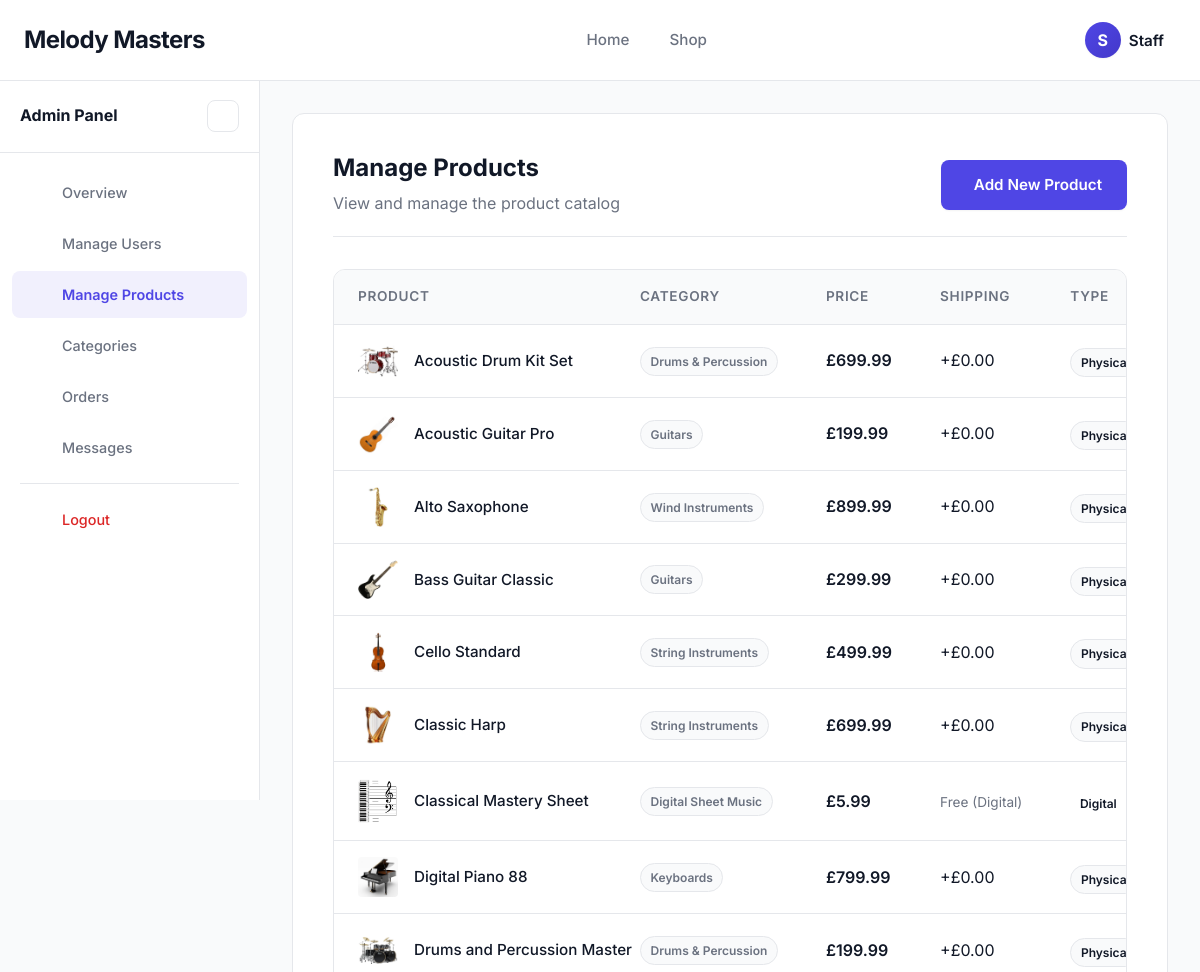
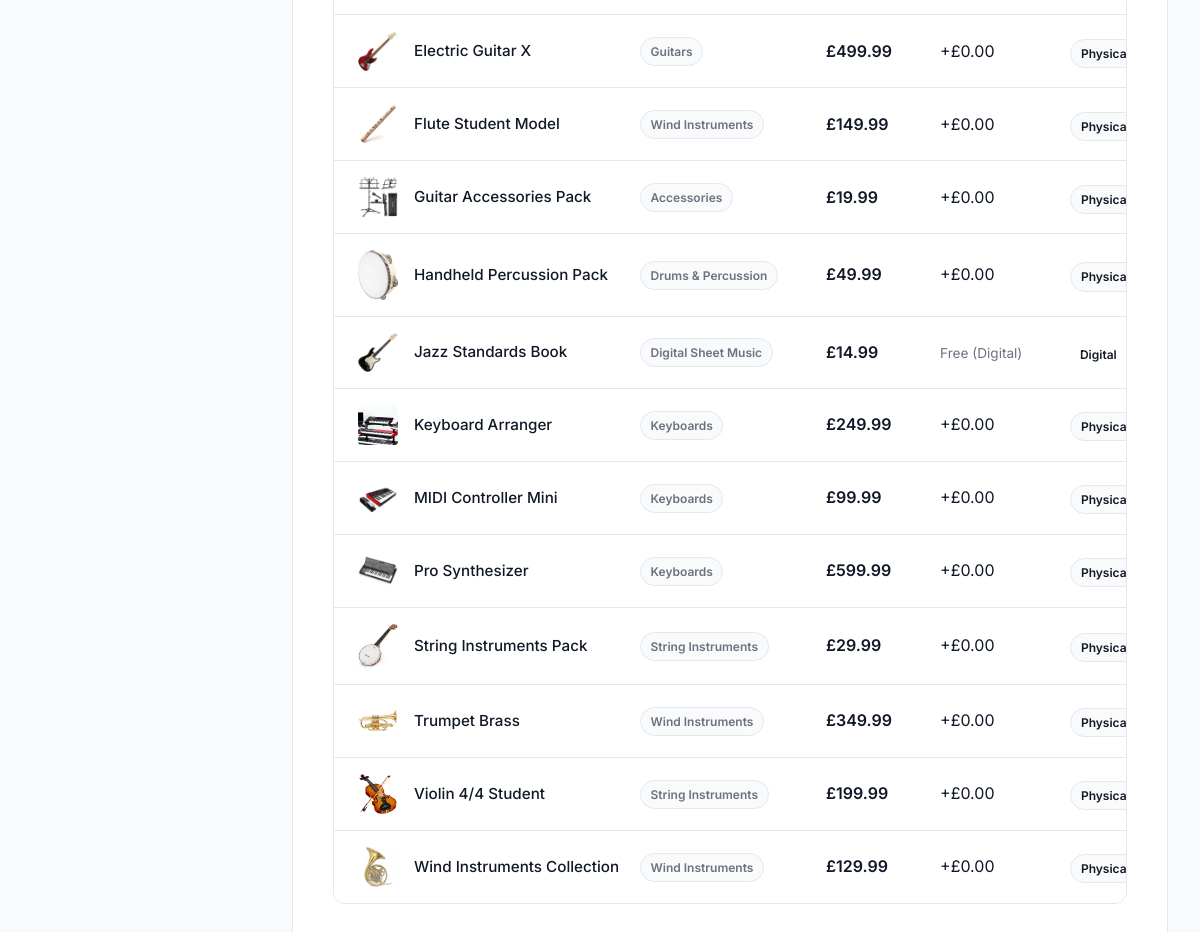
/admin/products.php (signed in), run on the app's committed database (2 pictures, top to bottom).
### tables this page shows
CREATE TABLE IF NOT EXISTS products (
    id INT AUTO_INCREMENT PRIMARY KEY,
    category_id INT,
    name VARCHAR(255) NOT NULL,
    description TEXT,
    brand VARCHAR(255),
    price DECIMAL(10, 2) NOT NULL,
    shipping_cost DECIMAL(10, 2) NOT NULL DEFAULT 0.00,
    stock INT NOT NULL DEFAULT 0,
    is_digital BOOLEAN DEFAULT FALSE,
    image VARCHAR(255),
    FOREIGN KEY (category_id) REFERENCES categories(id) ON DELETE SET NULL
);

CREATE TABLE IF NOT EXISTS categories (
    id INT AUTO_INCREMENT PRIMARY KEY,
    name VARCHAR(255) NOT NULL,
    parent_id INT DEFAULT NULL,
    FOREIGN KEY (parent_id) REFERENCES categories(id) ON DELETE SET NULL
);

### includes/functions.php (called while the page is built, shortened)
<?php
function formatPrice($price) {
    return '£' . number_format($price, 2);
}
?>

### admin/products.php (the view, shortened to what this page needs)
<?php
require_once '../includes/functions.php';
$action = $_GET['action'] ?? 'list';
$catStmt = $pdo->query("SELECT * FROM categories ORDER BY name ASC");
$categories = $catStmt->fetchAll();
$edit_product = null;
$stmt = $pdo->query("SELECT p.*, c.name as cat_name FROM products p LEFT JOIN categories c ON p.category_id = c.id ORDER BY p.name ASC");
$products = $stmt->fetchAll();
require_once '../includes/header.php';
?>
<div class="dashboard-layout">
        <?php include '../includes/admin_sidebar.php'; ?>
        <div class="dashboard-content" style="padding: 2.5rem;">
            <?php if ($action === 'add'): ?>
                <div class="dashboard-header" style="justify-content: space-between;">
                    <div>
                        <h1 style="font-size: 1.5rem; margin-bottom: 0.5rem;">Add New Product</h1>
                        <p style="color: var(--text-muted); margin: 0;">Add a new physical or digital product to the catalog.</p>
                    </div>
                    <a href="products.php" class="btn btn-secondary"><i class="ph ph-arrow-left"></i> Back to Products</a>
                </div>
                <form action="products.php?action=add" method="POST" enctype="multipart/form-data" style="background: var(--surface-color); padding: 2.5rem; border-radius: var(--radius-lg); border: 1px solid var(--border-color);">
                    <div style="display: grid; grid-template-columns: 1fr 1fr; gap: 1.5rem;">
                        <div class="form-group">
                            <label>Product Name</label>
                            <input type="text" name="name" class="form-control" required>
                        </div>
                        <div class="form-group">
                            <label>Category</label>
                            <select name="category_id" class="form-control" required>
                                <?php foreach($categories as $cat): ?>
                                    <option value="<?php echo $cat['id']; ?>"><?php echo htmlspecialchars($cat['name']); ?></option>
                                <?php endforeach; ?>
                            </select>
                        </div>
                        <div class="form-group">
                            <label>Brand</label>
                            <input type="text" name="brand" class="form-control">
                        </div>
                        <div class="form-group">
                            <label>Product Price (£)</label>
                            <input type="number" step="0.01" name="price" class="form-control" required min="0">
                        </div>
                        <div class="form-group" id="shipping_cost_add_wrapper">
                            <label>Shipping Cost (£)</label>
                            <input type="number" step="0.01" name="shipping_cost" id="shipping_cost_add" class="form-control" required min="0" value="0.00">
                        </div>
                        <div class="form-group">
                            <label>Stock</label>
                            <input type="number" name="stock" class="form-control" required min="0" value="0">
                        </div>
                    </div>
                    <div class="form-group">
                        <label>Product Image</label>
                        <input type="file" name="image" class="form-control" accept="image/*">
                    </div>
                    <div class="form-group">
                        <label>Description</label>
                        <textarea name="description" class="form-control" rows="4"></textarea>
                    </div>
                    <div class="form-group" style="display: flex; align-items: center; gap: 0.5rem;">
                        <input type="checkbox" name="is_digital" id="is_digital_add" value="1" style="width: 20px; height: 20px;" onchange="toggleDigitalAdd()">
                        <label for="is_digital_add" style="margin: 0; cursor: pointer;">This is a Digital Product (No physical shipping required)</label>
                    </div>
                    <div id="digital_add_section" style="display: none; background: var(--bg-color); padding: 1.5rem; border-radius: var(--radius-md); margin-bottom: 1.5rem; border: 1px dashed var(--border-color);">
                        <h4 style="margin-bottom: 1rem; color: var(--primary-color);"><i class="ph ph-file-zip"></i> Digital Product Download</h4>
                        <div class="form-group">
                            <label>Upload File Attachment</label>
                            <input type="file" name="digital_file" class="form-control">
                        </div>
                        <div class="form-group" style="margin-bottom: 0;">
                            <label>OR External Download Link</label>
                            <input type="url" name="download_link" class="form-control" placeholder="https://...">
                        </div>
                    </div>
                    <button type="submit" name="add_product" class="btn btn-primary" style="height: 48px;"><i class="ph ph-plus-circle"></i> Add Product</button>
                    <script>
                        function toggleDigitalAdd() {
                            const isDigital = document.getElementById('is_digital_add').checked;
                            const shippingWrapper = document.getElementById('shipping_cost_add_wrapper');
                            const shippingInput = document.getElementById('shipping_cost_add');
                            if (isDigital) {
                                shippingWrapper.style.display = 'none';
                                shippingInput.value = '0.00';
                            } else {
                                shippingWrapper.style.display = 'block';
                            }
                            document.getElementById('digital_add_section').style.display = isDigital ? 'block' : 'none';
                        }
                    </script>
                </form>
            <?php else: ?>
                <div class="dashboard-header" style="justify-content: space-between;">
                    <div>
                        <h1 style="font-size: 1.5rem; margin-bottom: 0.5rem;">Manage Products</h1>
                        <p style="color: var(--text-muted); margin: 0;">View and manage the product catalog</p>
                    </div>
                    <a href="products.php?action=add" class="btn btn-primary"><i class="ph ph-plus-circle"></i> Add New Product</a>
                </div>
                <div class="data-table-wrapper">
                    <table class="data-table">
                        <thead>
                            <tr>
                                <th>Product</th>
                                <th>Category</th>
                                <th>Price</th>
                                <th>Shipping</th>
                                <th>Type</th>
                            </tr>
                        </thead>
                        <tbody>
                            <?php foreach($products as $p): ?>
                                <tr>
                                    <td>
                                        <div style="display: flex; align-items: center; gap: 1rem;">
                                            <img src="/melody-masters/assets/images/<?php echo htmlspecialchars($p['image'] ?? 'accessories.jpeg'); ?>" width="40" height="40" style="border-radius: var(--radius-sm); object-fit: cover;" onerror="this.src='/melody-masters/assets/images/accessories.jpeg'">
                                            <span style="font-weight: 500; font-size: 0.95rem;"><?php echo htmlspecialchars($p['name']); ?></span>
                                        </div>
                                    </td>
                                    <td><span class="badge badge-neutral"><?php echo htmlspecialchars($p['cat_name']); ?></span></td>
                                    <td style="font-weight: 600;"><?php echo formatPrice($p['price']); ?></td>
                                    <td><?php echo $p['is_digital'] ? '<span style="color:var(--text-muted); font-size:0.85rem;">Free (Digital)</span>' : '+' . formatPrice($p['shipping_cost'] ?? 0); ?></td>
                                    <td>
                                        <?php if($p['is_digital']): ?>
                                            <span class="badge badge-primary"><i class="ph ph-download-simple"></i> Digital</span>
                                        <?php else: ?>
                                            <span class="badge badge-secondary" style="background: var(--bg-color); color: var(--text-main); border: 1px solid var(--border-color);"><i class="ph ph-package"></i> Physical</span>
                                        <?php endif; ?>
                                    </td>
                                </tr>
                            <?php endforeach; ?>
                        </tbody>
                    </table>
                </div>
            <?php endif; ?>
        </div>
</div>
<?php require_once '../includes/footer.php'; ?>

### css/style.css (style rules this page uses)
:root { --primary-color: #111827; --primary-hover: #374151; --secondary-color: #6B7280; --accent-color: #4F46E5; --accent-hover: #4338CA; --bg-color: #F9FAFB; --surface-color: #FFFFFF; --text-main: #111827; --text-muted: #6B7280; --text-light: #9CA3AF; --border-color: #E5E7EB; --border-light: #F3F4F6; --success-bg: #ECFDF5; --success-text: #059669; --error-bg: #FEF2F2; --error-text: #DC2626; --warning-bg: #FFFBEB; --warning-text: #D97706; --radius-sm: 4px; --radius-md: 8px; --radius-lg: 12px; --radius-xl: 16px; --radius-full: 9999px; --shadow-sm: 0 1px 2px 0 rgba(0, 0, 0, 0.05); --shadow-md: 0 4px 6px -1px rgba(0, 0, 0, 0.1), 0 2px 4px -1px rgba(0, 0, 0, 0.06); --shadow-lg: 0 10px 15px -3px rgba(0, 0, 0, 0.1), 0 4px 6px -2px rgba(0, 0, 0, 0.05); --shadow-xl: 0 20px 25px -5px rgba(0, 0, 0, 0.1), 0 10px 10px -5px rgba(0, 0, 0, 0.04); --font-sans: 'Inter', -apple-system, BlinkMacSystemFont, "Segoe UI", Roboto, Helvetica, Arial, sans-serif; --transition-speed: 0.2s; }
* { margin: 0; padding: 0; box-sizing: border-box; font-family: var(--font-sans); }
body { background-color: var(--bg-color); color: var(--text-main); line-height: 1.6; display: flex; flex-direction: column; min-height: 100vh; -webkit-font-smoothing: antialiased; -moz-osx-font-smoothing: grayscale; }
a { text-decoration: none; color: var(--accent-color); transition: color var(--transition-speed) ease; }
h1, h2, h3, h4, h5, h6 { font-weight: 700; color: var(--text-main); line-height: 1.2; }
img { max-width: 100%; height: auto; display: block; }
.btn { display: inline-flex; align-items: center; justify-content: center; gap: 0.5rem; padding: 0.75rem 1.5rem; font-size: 0.95rem; font-weight: 600; border-radius: var(--radius-md); cursor: pointer; border: 1px solid transparent; transition: all var(--transition-speed) ease; text-align: center; user-select: none; }
.btn-primary { background-color: var(--accent-color); color: var(--surface-color); box-shadow: var(--shadow-sm); }
.data-table-wrapper { background: var(--surface-color); border-radius: var(--radius-lg); border: 1px solid var(--border-color); overflow-x: auto; }
.data-table { width: 100%; border-collapse: collapse; }
.data-table th, .data-table td { padding: 1rem 1.5rem; text-align: left; border-bottom: 1px solid var(--border-color); vertical-align: middle; white-space: nowrap; }
.data-table th { background-color: var(--bg-color); font-weight: 600; color: var(--text-muted); font-size: 0.85rem; text-transform: uppercase; letter-spacing: 0.05em; }
.data-table tbody tr:last-child td { border-bottom: none; }
:root { --sidebar-width: 260px; --sidebar-collapsed-width: 72px; }
body.dashboard-page { display: block; }
.dashboard-layout { margin-left: var(--sidebar-width); flex: 1; min-height: calc(100vh - 80px); padding: 2rem; transition: margin-left 0.3s cubic-bezier(0.4, 0, 0.2, 1); width: calc(100% - var(--sidebar-width)); box-sizing: border-box; }
.dashboard-content { background: var(--surface-color); padding: 2rem 2.5rem; border-radius: var(--radius-lg); border: 1px solid var(--border-color); overflow-x: auto; min-width: 0; }
.dashboard-header { display: flex; justify-content: space-between; align-items: center; flex-wrap: wrap; gap: 1rem; margin-bottom: 2rem; padding-bottom: 1.25rem; border-bottom: 1px solid var(--border-color); }
.badge { display: inline-flex; align-items: center; padding: 0.25rem 0.6rem; border-radius: var(--radius-full); font-size: 0.75rem; font-weight: 600; }
.badge-neutral { background: var(--bg-color); color: var(--text-muted); border: 1px solid var(--border-color); }

### data on the page
products: image (picture), name "Acoustic Drum Kit Set", category.name "Drums & Percussion", price "£699.99", shipping_cost "£0.00", is_digital "Physical"
products: image (picture), name "Acoustic Guitar Pro", category.name "Guitars", price "£199.99", shipping_cost "£0.00", is_digital "Physical"
products: image (picture), name "Alto Saxophone", category.name "Wind Instruments", price "£899.99", shipping_cost "£0.00", is_digital "Physical"
products: image (picture), name "Bass Guitar Classic", category.name "Guitars", price "£299.99", shipping_cost "£0.00", is_digital "Physical"
products: image (picture), name "Cello Standard", category.name "String Instruments", price "£499.99", shipping_cost "£0.00", is_digital "Physical"
products: image (picture), name "Classic Harp", category.name "String Instruments", price "£699.99", shipping_cost "£0.00", is_digital "Physical"
products: image (picture), name "Classical Mastery Sheet", category.name "Digital Sheet Music", price "£5.99", is_digital "Free (Digital)"
products: image (picture), name "Digital Piano 88", category.name "Keyboards", price "£799.99", shipping_cost "£0.00", is_digital "Physical"
products: image (picture), name "Drums and Percussion Master", category.name "Drums & Percussion", price "£199.99", shipping_cost "£0.00", is_digital "Physical"
products: image (picture), name "Electric Guitar X", category.name "Guitars", price "£499.99", shipping_cost "£0.00", is_digital "Physical"
products: image (picture), name "Flute Student Model", category.name "Wind Instruments", price "£149.99", shipping_cost "£0.00", is_digital "Physical"
products: image (picture), name "Guitar Accessories Pack", category.name "Accessories", price "£19.99", shipping_cost "£0.00", is_digital "Physical"
products: image (picture), name "Handheld Percussion Pack", category.name "Drums & Percussion", price "£49.99", shipping_cost "£0.00", is_digital "Physical"
products: image (picture), name "Jazz Standards Book", category.name "Digital Sheet Music", price "£14.99", is_digital "Free (Digital)"
products: image (picture), name "Keyboard Arranger", category.name "Keyboards", price "£249.99", shipping_cost "£0.00", is_digital "Physical"
products: image (picture), name "MIDI Controller Mini", category.name "Keyboards", price "£99.99", shipping_cost "£0.00", is_digital "Physical"
products: image (picture), name "Pro Synthesizer", category.name "Keyboards", price "£599.99", shipping_cost "£0.00", is_digital "Physical"
products: image (picture), name "String Instruments Pack", category.name "String Instruments", price "£29.99", shipping_cost "£0.00", is_digital "Physical"
products: image (picture), name "Trumpet Brass", category.name "Wind Instruments", price "£349.99", shipping_cost "£0.00", is_digital "Physical"
products: image (picture), name "Violin 4/4 Student", category.name "String Instruments", price "£199.99", shipping_cost "£0.00", is_digital "Physical"
products: image (picture), name "Wind Instruments Collection", category.name "Wind Instruments", price "£129.99", shipping_cost "£0.00", is_digital "Physical"

### other printed values
$avatar_initials "S"
$user_name "Staff"
